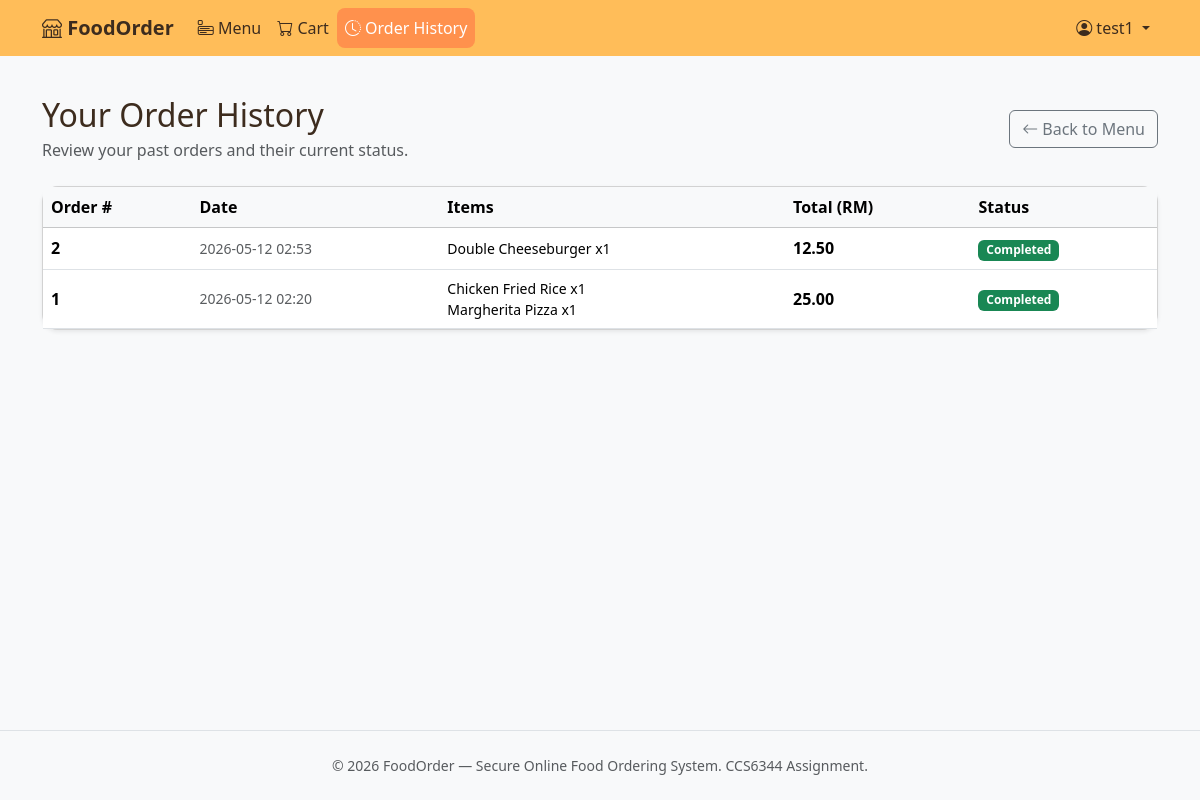
Screenshot of /orders (signed in) with the database file from the repository.
### app/models.py (models this page shows, shortened)
class User(UserMixin, db.Model):
    __tablename__ = "user"
    user_id = db.Column(db.Integer, primary_key=True, autoincrement=True)
    name = db.Column(db.String(100), nullable=False)
    email = db.Column(db.String(150), unique=True, nullable=False)
    password_hash = db.Column(db.String(255), nullable=False)
    role = db.Column(db.String(20), nullable=False, default="Customer")  # Customer | Admin
    created_at = db.Column(db.DateTime, nullable=False, default=lambda: datetime.now(timezone.utc))
    is_active = db.Column(db.Boolean, nullable=False, default=True)
    failed_login_attempts = db.Column(db.Integer, nullable=False, default=0)
    locked_until = db.Column(db.DateTime, nullable=True)
    orders = db.relationship("Order", backref="customer", lazy=True)
    @property
    def is_admin(self):
        return self.role == "Admin"

class Order(db.Model):
    __tablename__ = "orders"
    order_id = db.Column(db.Integer, primary_key=True, autoincrement=True)
    user_id = db.Column(db.Integer, db.ForeignKey("user.user_id"), nullable=False)
    total_price = db.Column(db.Numeric(10, 2), nullable=False, default=0.00)
    order_status = db.Column(db.String(20), nullable=False, default="Pending")  # Pending | Completed | Cancelled
    created_at = db.Column(db.DateTime, nullable=False, default=lambda: datetime.now(timezone.utc))
    items = db.relationship("OrderItem", backref="order", lazy=True, cascade="all, delete-orphan")

class OrderItem(db.Model):
    __tablename__ = "order_items"
    order_item_id = db.Column(db.Integer, primary_key=True, autoincrement=True)
    order_id = db.Column(db.Integer, db.ForeignKey("orders.order_id"), nullable=False)
    food_id = db.Column(db.Integer, db.ForeignKey("food_items.food_id"), nullable=False)
    quantity = db.Column(db.Integer, nullable=False, default=1)
    subtotal = db.Column(db.Numeric(10, 2), nullable=False, default=0.00)

class FoodItem(db.Model):
    __tablename__ = "food_items"
    food_id = db.Column(db.Integer, primary_key=True, autoincrement=True)
    food_name = db.Column(db.String(100), nullable=False)
    description = db.Column(db.Text, nullable=True)
    price = db.Column(db.Numeric(10, 2), nullable=False)
    status = db.Column(db.String(20), nullable=False, default="Available")  # Available | Sold Out | Hidden
    order_items = db.relationship("OrderItem", backref="food_item", lazy=True)

### app/routes/customer.py (the view)
@customer_bp.route("/orders")
@login_required
def order_history():
    if current_user.role == 'Admin':
        abort(403)
    orders = (
        Order.query
        .filter_by(user_id=current_user.user_id)
        .order_by(Order.created_at.desc())
        .all()
    )
    return render_template("customer/order_history.html", orders=orders)

### app/models.py (called while the page is built)
@login_manager.user_loader
def load_user(user_id):
    return db.session.get(User, int(user_id))

### app/templates/customer/order_history.html (shortened to what this page needs)
{% extends "base.html" %}
{% block content %}
<div class="container py-4">
  <div class="d-flex justify-content-between align-items-center mb-4">
    <div>
      <h2 class="mb-1">Your Order History</h2>
      <p class="text-muted mb-0">Review your past orders and their current status.</p>
    </div>
    <a href="{{ url_for('customer.catalog') }}" class="btn btn-outline-secondary">
      <i class="bi bi-arrow-left"></i> Back to Menu
    </a>
  </div>
  {% if not orders %}
    <div class="card shadow-sm">
      <div class="card-body text-center py-5">
        <i class="bi bi-receipt" style="font-size: 3rem; color: #adb5bd;"></i>
        <p class="mt-3 mb-0 text-muted">You have not placed any orders yet.</p>
        <a href="{{ url_for('customer.catalog') }}" class="btn btn-primary mt-3" style="background-color: #2c3e50; border-color: #2c3e50;">
          Browse Menu
        </a>
      </div>
    </div>
  {% else %}
    <div class="card shadow-sm">
      <div class="table-responsive">
        <table class="table table-hover mb-0 align-middle">
          <thead class="table-light">
            <tr>
              <th>Order #</th>
              <th>Date</th>
              <th>Items</th>
              <th>Total (RM)</th>
              <th>Status</th>
            </tr>
          </thead>
          <tbody>
            {% for order in orders %}
              <tr>
                <td class="fw-semibold">{{ order.order_id }}</td>
                <td class="small text-muted">{{ order.created_at.strftime('%Y-%m-%d %H:%M') }}</td>
                <td>
                  <div class="small">
                    {% for oi in order.items %}
                      <div>{{ oi.food_item.food_name }} x{{ oi.quantity }}</div>
                    {% endfor %}
                  </div>
                </td>
                <td class="fw-semibold">{{ "%.2f"|format(order.total_price) }}</td>
                <td>
                  {% if order.order_status == "Pending" %}
                    <span class="badge bg-warning text-dark">Pending</span>
                  {% elif order.order_status == "Completed" %}
                    <span class="badge bg-success">Completed</span>
                  {% elif order.order_status == "Cancelled" %}
                    <span class="badge bg-danger">Cancelled</span>
                  {% endif %}
                </td>
              </tr>
            {% endfor %}
          </tbody>
        </table>
      </div>
    </div>
  {% endif %}
</div>
{% endblock %}

### app/templates/partials/navbar.html (shortened to what this page needs)
<nav class="navbar navbar-expand-lg navbar-dark">
  <div class="container">
    <a class="navbar-brand fw-bold" href="{{ url_for('customer.catalog') }}">
      <i class="bi bi-shop"></i> FoodOrder
    </a>
    <div class="collapse navbar-collapse" id="mainNavbar">
      <ul class="navbar-nav me-auto">
        {% if current_user.is_authenticated and current_user.is_admin %}
          <li class="nav-item">
            <a class="nav-link {{ 'active' if request.endpoint and 'admin.dashboard' in request.endpoint }}"
               href="{{ url_for('admin.dashboard') }}">
               <i class="bi bi-grid"></i> Manage Food
            </a>
          </li>
          <li class="nav-item">
            <a class="nav-link {{ 'active' if request.endpoint and 'admin.orders' in request.endpoint }}"
               href="{{ url_for('admin.orders') }}">
               <i class="bi bi-list-check"></i> Orders
            </a>
          </li>
          <li class="nav-item">
            <a class="nav-link {{ 'active' if request.endpoint and 'admin.audit' in request.endpoint }}"
               href="{{ url_for('admin.audit') }}">
               <i class="bi bi-journal-text"></i> Audit Logs
            </a>
          </li>
        {% elif current_user.is_authenticated %}
          <li class="nav-item">
            <a class="nav-link {{ 'active' if request.endpoint and 'customer.catalog' in request.endpoint }}"
               href="{{ url_for('customer.catalog') }}">
               <i class="bi bi-menu-app"></i> Menu
            </a>
          </li>
          <li class="nav-item">
            <a class="nav-link {{ 'active' if request.endpoint and 'customer.view_cart' in request.endpoint }}"
               href="{{ url_for('customer.view_cart') }}">
               <i class="bi bi-cart"></i> Cart
            </a>
          </li>
          <li class="nav-item">
            <a class="nav-link {{ 'active' if request.endpoint and 'customer.order_history' in request.endpoint }}"
               href="{{ url_for('customer.order_history') }}">
               <i class="bi bi-clock-history"></i> Order History
            </a>
          </li>
        {% endif %}
      </ul>
      <ul class="navbar-nav">
        {% if current_user.is_authenticated %}
          <li class="nav-item dropdown">
            <a class="nav-link dropdown-toggle" href="#" role="button" data-bs-toggle="dropdown">
              <i class="bi bi-person-circle"></i>
              {{ current_user.name }}
            </a>
          </li>
        {% endif %}
      </ul>
    </div>
  </div>
</nav>

### app/templates/base.html (style rules this page uses)
body { background: #fff8f3; color: #3d2c1e; }
.navbar, .navbar-dark { background-color: #ffbd59 !important; }
.navbar .navbar-brand, .navbar .nav-link, .navbar .dropdown-toggle { color: #3d2c1e !important; }
.navbar .nav-link.active, .navbar .nav-link:hover { color: #fff !important; background: #ff914d !important; border-radius: 0.5rem; }
.card { border-radius: 1rem; box-shadow: 0 2px 8px rgba(255, 189, 89, 0.08); }

### rows the page displays
User: name "test1"
Order: order_id "2", created_at "2026-05-12 02:53", total_price "12.50", order_status "Completed"
OrderItem: food_item.food_name "Double Cheeseburger", quantity "1"
Order: order_id "1", created_at "2026-05-12 02:20", total_price "25.00", order_status "Completed"
OrderItem: food_item.food_name "Chicken Fried Rice", quantity "1"
OrderItem: food_item.food_name "Margherita Pizza", quantity "1"
